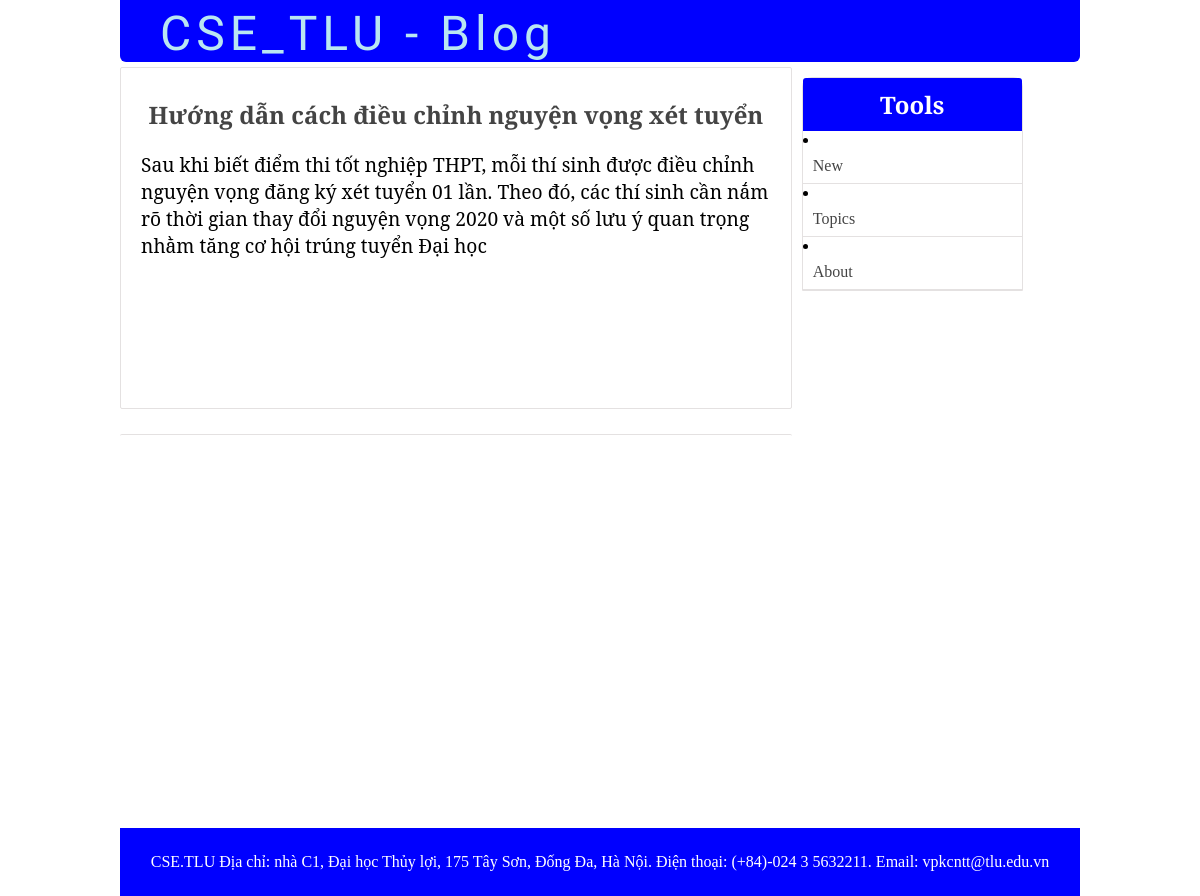
The app's page /3.PROJECT/single_post.php?post-slug=huong-dan-cach-dieu-chinh-nguyen-vong-xet-tuyen with its own data.
### tables this page shows
CREATE TABLE `posts` (
  `id` int(11) NOT NULL,
  `user_id` int(11) DEFAULT NULL,
  `title` varchar(255) NOT NULL,
  `slug` varchar(255) NOT NULL,
  `views` int(11) NOT NULL DEFAULT 0,
  `image` varchar(255) NOT NULL,
  `body` text NOT NULL,
  `published` tinyint(1) NOT NULL,
  `created_at` timestamp NOT NULL DEFAULT current_timestamp() ON UPDATE current_timestamp(),
  `updated_at` timestamp NULL DEFAULT NULL
);

### 3.PROJECT/includes/all_functions.php (called while the page is built, shortened)
<?php
	function getPost($slug){
		global $conn;
		$post_slug = $_GET['post-slug'];
		$sql = "SELECT * FROM posts WHERE slug='$post_slug' AND published=true";
		$result = mysqli_query($conn, $sql);
		$post = mysqli_fetch_assoc($result);
		$post['topic'] = getPostTopic($post['id']);
		return $post;
	}
	function getPostTopic($post_id){
		global $conn;
		$sql = "SELECT * FROM topics WHERE id=
				(SELECT topic_id FROM post_topic WHERE post_id=$post_id LIMIT 1) LIMIT 1";
		$result = mysqli_query($conn, $sql);
		$topic_id = mysqli_fetch_assoc($result);
		return $topic_id;
	}
?>

### 3.PROJECT/single_post.php (the view, shortened to what this page needs)
<?php  include('config.php'); ?>
<?php  include('includes/all_functions.php'); ?>
<?php
	if (isset($_GET['post-slug'])) {
		$post = getPost($_GET['post-slug']);
	}
?>
<?php include('includes/public/head_section.php'); ?>
</head>
<body>
<div class="container">
		<?php include( ROOT_PATH . '/navbar.php'); ?>
	<div class="content" >
		<div class="post-wrapper">
			<div class="full-post-div">
				<h2 class="post-title"><?php echo $post['title']; ?></h2>
				<div class="post-body-div">
					<?php echo html_entity_decode($post['body']); ?>
				</div>
			</div>
			<div class="post-comments">
			</div>
		</div>
		<div class="post-sidebar">
<div class="card">
	<div class="card-header">
		<h2>Tools</h2>
	</div>
	<div class="card-content">
	  <li><a href="forum.php">New</a></li>
	  <li><a href="#topics">Topics</a></li>
	  <li><a href="#about">About</a></li>
	</div>
</div>
</div>
	</div>
</div>
<?php include( ROOT_PATH . '/includes/public/footer.php'); ?>

### 3.PROJECT/static/css/public_styling.css (style rules this page uses)
* { margin: 0px; padding: 0px; }
html { height: 100%; box-sizing: border-box; }
body { position: relative; margin: 0; padding-bottom: 6rem; min-height: 100%; }
h1, h2, h3, h4, h5, h6 { color: #444; font-family: 'Averia Serif Libre', cursive; }
a { text-decoration: none; }
.container { width: 80%; margin: 0px auto; }
.content { margin: 5px auto; border-radius: 5px; min-height: 400px; }
.content:after { content: ""; display: block; clear: both; }
.content .post-wrapper { width: 70%; float: left; min-height: 250px; }
.full-post-div { min-height: 300px; padding: 20px; border: 1px solid #e4e1e1; border-radius: 2px; }
.full-post-div h2.post-title { margin: 10px auto 20px; text-align: center; }
.post-body-div { font-family: 'Noto Serif', serif; font-size: 1.2em; }
.post-sidebar { width: 24%; float: left; margin-left: 5px; min-height: 400px; }
.content .post-comments { margin-top: 25px; border-radius: 2px; border-top: 1px solid #e4e1e1; padding: 10px; }
.post-sidebar .card { width: 95%; margin: 10px auto; border: 1px solid #e4e1e1; border-radius: 10px 10px 0px 0px; }
.post-sidebar .card .card-header { padding: 10px; text-align: center; border-radius: 3px 3px 0px 0px; background: blue; }
.post-sidebar .card .card-header h2 { color: white; }
.post-sidebar .card .card-content a { display: block; box-sizing: border-box; padding: 8px 10px; border-bottom: 1px solid #e4e1e1; color: #444; }

### records on screen
posts: title "Hướng dẫn cách điều chỉnh nguyện vọng xét tuyển", body "Sau khi biết điểm thi tốt nghiệp THPT, mỗi thí sinh được điều chỉnh nguyện vọng đăng ký xét tuyển 01 lần. Theo đó, các thí sinh cần nắm rõ thời gian thay đổi nguyện vọng 2020 và một số lưu ý quan trọng nhằm tăng cơ hội trúng tuyển Đại học"
